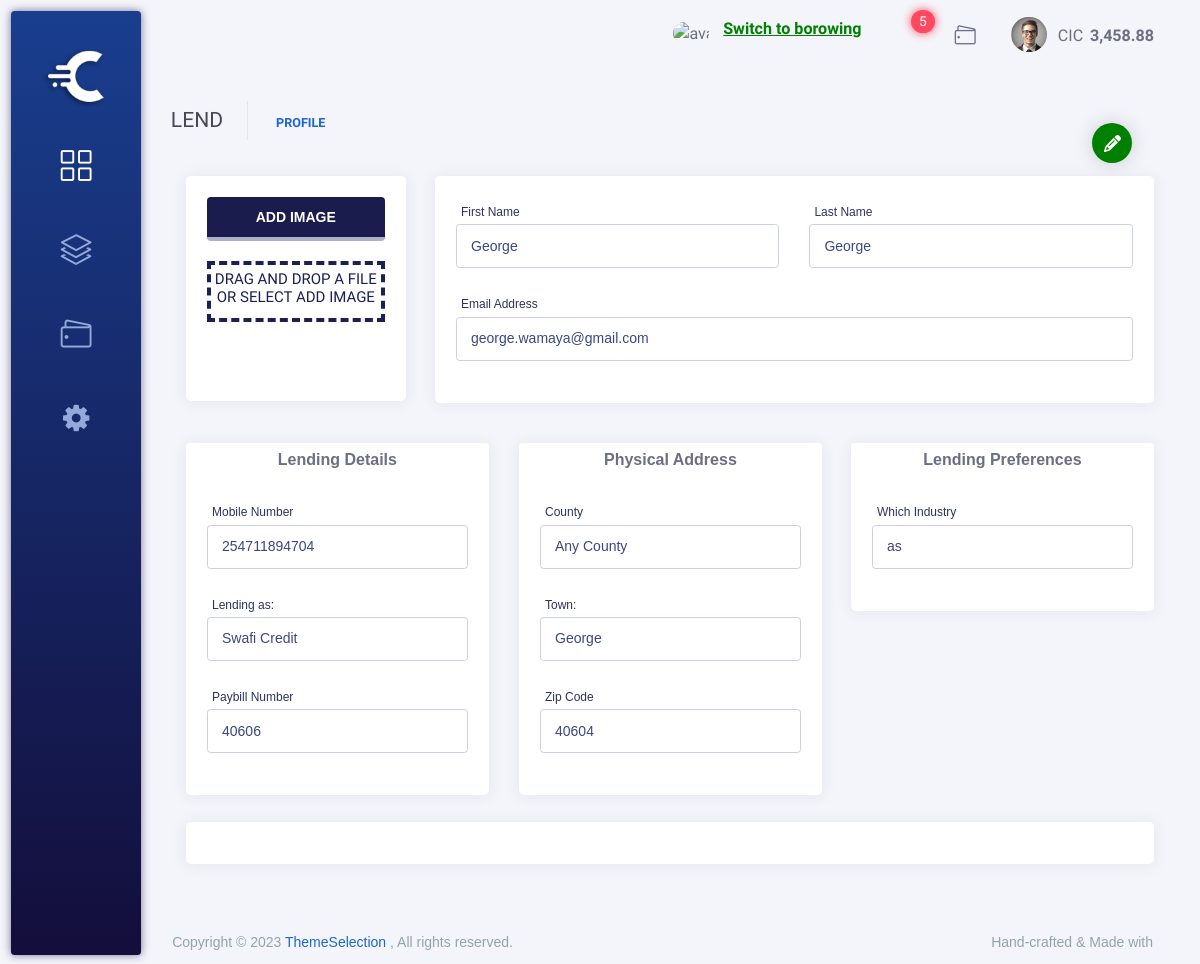
Page /lend/profile (signed in) on the earlier database version.
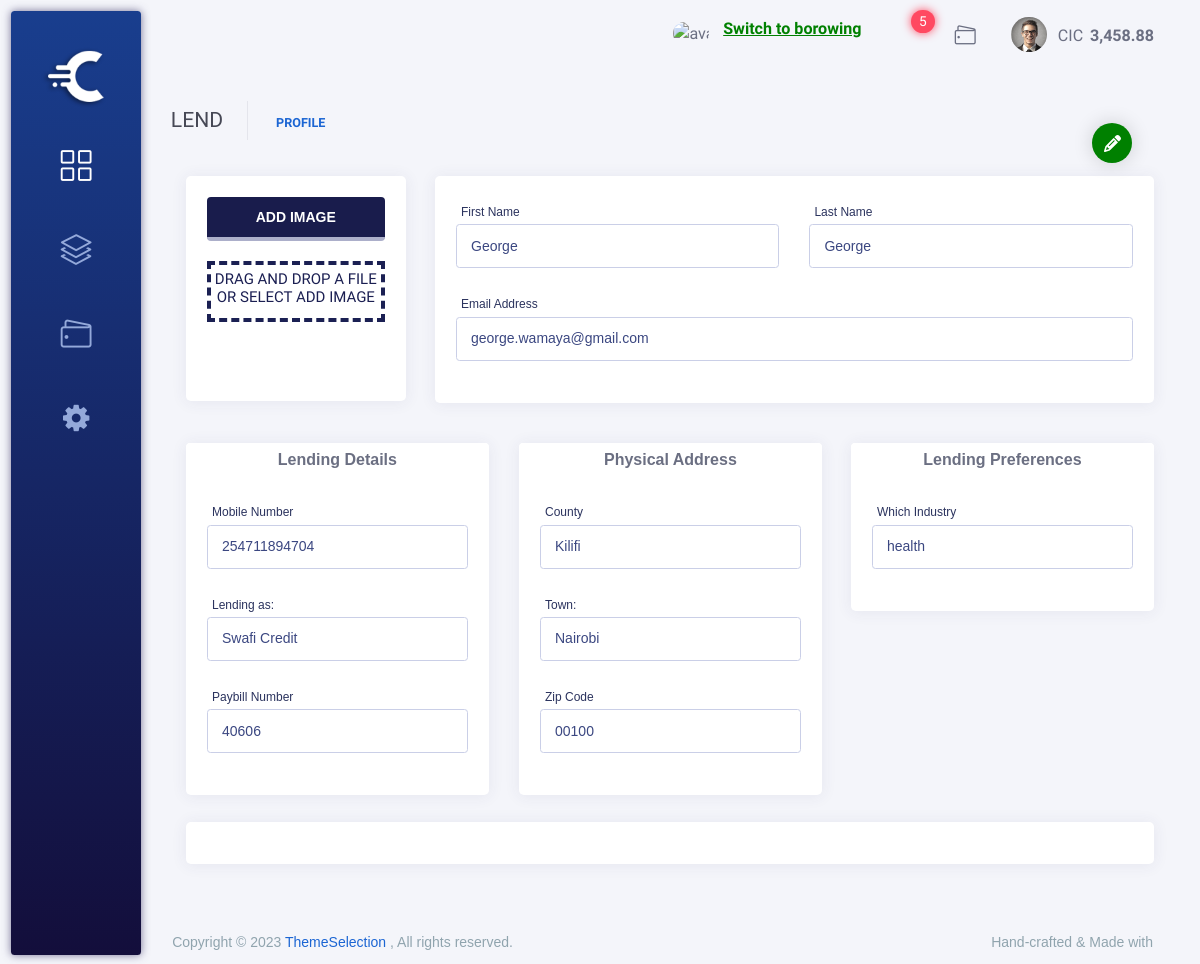
Same page on the later database version.
### users/models.py (models this page shows)
class Profile(models.Model):
    user                      = models.OneToOneField(User, on_delete=models.CASCADE)
    first_name                = models.CharField(max_length=50, null=True, blank=True)
    last_name                 = models.CharField(max_length=50, null=True, blank=True)
    gender                    = models.CharField(max_length=50, null=True, blank=True,choices=[
        ('Male', 'Male'),('Female', 'Female')])
    date_of_birth             = models.DateField(null=True, blank=True)
    email_address             = models.EmailField(null=True, blank=True)
    town                      = models.CharField(max_length=50, null=True, blank=True)
    social_reach              = models.CharField(max_length=50, null=True, blank=True)
    national_id               = models.CharField(max_length=12, null=True, blank=True)

class User(AbstractUser):
    username = None
    msisdn = models.CharField(_('mobile number'), unique=True, max_length=12)
    objects = UserManager()
    USERNAME_FIELD = 'msisdn'
    REQUIRED_FIELDS = []

### lenders/models.py (models this page shows, shortened)
class LenderProfile(models.Model):
    user = models.OneToOneField(User, on_delete=models.CASCADE)
    lending_mobile_no = models.CharField(max_length=12, null=True, blank=True)
    paybillno         = models.CharField(max_length=50, null=True, blank=True)
    brand             = models.CharField(max_length=50, null=True, blank=True)
    zip_code          = models.CharField(max_length=50, null=True, blank=True)
    county            = models.CharField(max_length=50, null=True, blank=True)
    country           = models.CharField(max_length=50, null=True, blank=True,default="Kenya")
    industry          = models.CharField(max_length=50, null=True, blank=True)
    date_created      = models.DateField(auto_now_add=True)
    lending_as        = models.CharField(max_length=50, null=True, blank=True)
    status            = models.CharField(max_length=50, null=True, blank=True,choices=[
        ('Active', 'Active'),
        ('Inactive', 'Inactive'),
        ],default='Inactive')
    class Meta:
        verbose_name = 'Lender Profile'
        verbose_name_plural = 'Lender Profile'

### lenders/views.py (the view, shortened to what this page needs)
# urls.py: path("profile", LenderProfileView.as_view(), name="profile"),
class LenderProfileView(View):
    template_name = 'lenders/profile.html'
    profiles = Profile.objects
    lenders = LenderProfile.objects
    def get(self, request):
        profile = self.profiles.get(user=request.user)
        lender = self.lenders.get(user=request.user)
        context = {
            'user_type' : 'lender',
            'first_name': profile.first_name,
            'last_name' : profile.last_name,
            'mobile_no' : profile.user.msisdn,
            'email'     : profile.email_address,
            'paybillno' : lender.paybillno,
            'brand'     : lender.brand,
            'zip_code'  : lender.zip_code,
            'county'    : lender.county,
            'industry'  : lender.industry,
            'town'      : profile.town
        }
        return render(request, self.template_name,context=context)

### templates/lenders/profile.html (shortened to what this page needs)
{% extends 'base.html' %}
{% load static %}
{% block nav %}
  {% include 'includes/nav.html' %}
{% endblock %}
{% block menu %}
  {% include 'includes/menu.html' %}
{% endblock %}
{% block breadcrumbs %}
  <div class="content-header-left col-md-8 col-12 mb-2 breadcrumb-new">
    <h3 class="content-header-title mb-0 d-inline-block">Lend</h3>
    <div class="row breadcrumbs-top d-inline-block">
      <div class="breadcrumb-wrapper col-12">
        <ol class="breadcrumb">
          <li class="breadcrumb-item" title="Click to visit ">
            <a href="{% url 'lenders:profile' %}">Profile</a>
          </li>
        </ol>
      </div>
    </div>
  </div>
  <div class="content-header-right col-md-4 col-12 d-none d-md-inline-block">
  </div>
{% endblock %}
{% block bodycontent %}
  {% if user_type == "lender" %}
  {% include 'includes/lenderprofile.html' %}
  {% else %}
  {% include 'borrowers/borrowerprofile.html' %}
  {% endif %}
{% endblock %}

### templates/base.html (shortened to what this page needs)
{% load static %}
<!DOCTYPE html>
<html class="loading" lang="en" data-textdirection="ltr">
  <head>
    <link rel="stylesheet" type="text/css" href="{% static '/css/vendors.css' %}">
    <link rel="stylesheet" type="text/css" href="{% static '/css/app.css' %}">
    <link rel="stylesheet" type="text/css" href="{% static '/css/core/menu/menu-types/vertical-compact-menu.css' %}">
    <link rel="stylesheet" type="text/css" href="{% static '/vendors/css/cryptocoins/cryptocoins.css' %}">
    <link rel="stylesheet" type="text/css" href="{% static '/css/pages/timeline.css' %}">
    <link rel="stylesheet" type="text/css" href="{% static '/css/pages/dashboard-ico.css' %}">
    <link rel="stylesheet" type="text/css" href="{% static '/assets/css/style.css' %}">
    <link href='https://unpkg.com/boxicons@2.1.4/dist/boxicons.js' rel='stylesheet'>
    <link href='https://unpkg.com/boxicons@2.1.4/css/boxicons.min.css' rel='stylesheet'>
    <link rel="stylesheet" href="https://cdnjs.cloudflare.com/ajax/libs/font-awesome/4.7.0/css/font-awesome.min.css">
    <link rel="stylesheet" href="https://cdnjs.cloudflare.com/ajax/libs/animate.css/4.1.1/animate.min.css"/>
  </head>
  <body class="vertical-layout vertical-compact-menu 2-columns   menu-expanded fixed-navbar" data-open="click" data-menu="vertical-compact-menu" data-col="2-columns">
    {% block nav %}{% endblock nav %}
   {% block menu %}{% endblock menu %}
   <div class="app-content content">
    <div class="content-wrapper">
      <div class="content-header row">
        {% block breadcrumbs %}{% endblock breadcrumbs %}
      </div>
      <div class="content-body">
        {% block bodycontent %}{% endblock bodycontent %}
      </div>
    </div>
  </div>
   {% include 'includes/footer.html' %}
  </body>
</html>

### templates/includes/nav.html (shortened to what this page needs)
{% load static %}
<nav class="header-navbar navbar-expand-md navbar navbar-with-menu navbar-without-dd-arrow fixed-top navbar-light navbar-bg-color">
  <div class="navbar-wrapper">
    <div class="navbar-container">
      <div class="collapse navbar-collapse" id="navbar-mobile">
        <ul class="nav navbar-nav mr-auto float-left">
          <li class="nav-item d-none d-md-block">
            <a class="nav-link nav-menu-main menu-toggle hidden-xs" href="#"><i class="ft-menu"></i></a>
          </li>
          <li class="nav-item nav-search">
            <a class="nav-link nav-link-search" href="#"><i class="ficon ft-search"></i></a>
            <div class="search-input">
              <input class="input" type="text" placeholder="Explore Dogo Loan..." />
            </div>
          </li>
        </ul>
        <ul class="nav navbar-nav float-right">
          <li class="dropdown dropdown-user nav-item">
            {% if user_type == 'lender' %}
              <a class="dropdown-toggle nav-link dropdown-user-link" href="/borrow" data-toggle="dropdown">
                <span class="avatar avatar-online"><img src="{% static '/images/loanapplication.png' %}" alt="avatar" /></span>
                <span class="mr-1"><span class="user-name text-bold-700" style="
                color: green;
                text-decoration: underline;
                ">Switch to borowing</span></span>
              </a>
            {% endif %}
          </li>
          <li class="dropdown dropdown-notification nav-item">
            <a class="nav-link nav-link-label" href="#" data-toggle="dropdown">
              <i class="ficon ft-bell"></i>
              <span class="badge badge-pill badge-default badge-danger badge-default badge-up badge-glow">5</span>
            </a>
          </li>
          <li class="dropdown dropdown-notification nav-item">
            <a class="nav-link nav-link-label" href="wallet.html"><i class="ficon icon-wallet"></i></a>
          </li>
          <li class="dropdown dropdown-user nav-item">
            <a class="dropdown-toggle nav-link dropdown-user-link" href="#" data-toggle="dropdown">
              <span class="avatar avatar-online"><img src="{% static '/images/portrait/small/avatar-s-1.png' %}" alt="avatar" /></span>
              <span class="mr-1">CIC <span class="user-name text-bold-700">3,458.88</span></span>
            </a>
          </li>
        </ul>
      </div>
    </div>
  </div>
</nav>

### templates/includes/menu.html (shortened to what this page needs)
{% load static %}
<div class="main-menu menu-fixed menu-dark menu-bg-default rounded menu-accordion menu-shadow">
  <div class="main-menu-content">
    <a class="navigation-brand d-none d-md-block d-lg-block d-xl-block" href="{% url 'management:home' %}">
      <img class="brand-logo" alt="CryptoDash admin logo" src="{% static '/images/logo/logo.png' %}"/></a>
    <ul class="navigation navigation-main" id="main-menu-navigation" data-menu="menu-navigation">
      {% if user_type == 'lender' %}
      <li class="active"><a href="{% url 'lenders:lender_dashboard' %}"><i class="icon-grid"></i><span class="menu-title" data-i18n="">Dashboard</span></a>
      </li>
      <li class=" nav-item"><a href="{% url 'lenders:lend' %}"><i class="icon-layers"></i><span class="menu-title" data-i18n="">New Requests</span></a>
      </li>
      <li class=" nav-item"><a href="{% url 'lenders:lender_wallet' %}"><i class="icon-wallet"></i><span class="menu-title" data-i18n="">Wallet</span></a>
      </li>
      <li class=" nav-item">
        <a href="{% url 'lenders:lender_settings' %}">
        <i class="fa fa-cog" aria-hidden="true"></i>
      </a>
      </li>
      {% elif user_type == 'borrower'%}
      <li class="active"><a href="{% url 'clients:home' %}"><i class="icon-home"></i><span class="menu-title" data-i18n="">Dashboard</span></a>
      </li>
      <li class="active"><a href="{% url 'management:home' %}"><i class='bx bx-send'></i><span class="menu-title" data-i18n="">My Credit Data</span></a>
      </li>
      {% else %}
      agent
      {% endif %}
    </ul>
  </div>
</div>

### templates/includes/lenderprofile.html (shortened to what this page needs)
{% load static %}
<div class="user_details_edit" style="padding: 0px 15px;">
    <div class="row sticky_container">
      <div class="col-12">
        <div class="card-body animate__animated animate__fadeInLeftBig"
        style="justify-content: flex-end;display: flex;position: fixed;z-index: 1;float: right;align-content: space-between;align-items: center;/* bottom: 27px; */right: 47px;top: 102px;">
          <button class="edit-button" id="edit_user" type="button">
          </button>
        </div>
      </div>
    </div>
    <form action="" method="post" id="lenderInfo">
    <div class="row">
      <div class="col-md-3 file_upload">
        <div class="card">
          <div class="card-body imageuplaod" style="height: 225px;text-align: center;">
            <div class="file-upload-wrapper">
              <div class="file-upload">
                <button class="file-upload-btn" type="button" onclick="$('.file-upload-input').trigger( 'click' )">Add Image</button>
                <div class="image-upload-wrap">
                  <div class="drag-text">
                    <h3>Drag and drop a file or select add Image</h3>
                  </div>
                </div>
              </div>
            </div>
          </div>
        </div>
      </div>
      <div class="col-md-9 names">
        <div class="card">
          <div class="card-body">
            <div class="row">
              <div class="col-md-6">
                <div class="form-group">
                  <label for="firstName">First Name</label>
                  <input required name = "first_name"  type="text" class="form-control" id="firstName" placeholder="Enter first name"
                  value="{{first_name}}">
                </div>
              </div>
              <div class="col-md-6">
                <div class="form-group">
                  <label for="lastName">Last Name</label>
                  <input type="text" required name = "last_name"  class="form-control" id="lastName" placeholder="Enter last name" value="{{first_name}}">
                </div>
              </div>
            </div>
            <div class="form-group">
              <label for="email">Email Address</label>
              <input type="email" required name = "email"  class="form-control" id="email" placeholder="Enter email" value="{{email}}">
            </div>
          </div>
        </div>
      </div>
    </div>
    <div class="row">
      <div class="col-md-4 col-12">
        <div class="card">
          <div class="card-header mt-1"> Lending Details </div>
          <div class="card-body">
              <div class="form-group">
                <label for="mobile">Mobile Number</label>
                <input  required name = "mobile_number" value="{{mobile_no}}"  type="lending_mobile_no" class="form-control" id="mobile" placeholder="Enter mobile number">
              </div>
              <div class="form-group">
                <label for="mobile">Lending as:</label>
                <input required name =  'brand' value="{{brand}}" type="text" class="form-control" id="lending_name" placeholder="Enter mobile lending name">
              </div>
              <div class="form-group">
                <label for="paybil">Paybill Number</label>
                <input required name =  'paybillno' value={{paybillno}} type="text" class="form-control" id="paybil" placeholder="Enter Paybill number">
              </div>
          </div>
        </div>
      </div>
      <div class="col-md-4 col-12">
        <div class="card">
          <div class="card-header mt-1"> Physical Address </div>
          <div class="card-body">
              <div class="form-group">
                <label for="mobile">County</label>
                <input required name = "county"  value="{{county}}" type="lending_mobile_no" class="form-control" id="mobile" placeholder="Enter your current county">
              </div>
              <div class="form-group">
                <label for="mobile">Town:</label>
                <input required name =  'town' value="{{town}}" type="text" class="form-control" id="lending_name" placeholder="Enteryour current town">
              </div>
              <div class="form-group">
                <label for="paybil">Zip Code</label>
                <input required name =  'zip_code' value="{{zip_code}}"   type="text" class="form-control" id="paybil" placeholder="Enter your zip code">
              </div>
          </div>
        </div>
      </div>
      <div class="col-md-4 col-12">
        <div class="card">
          <div class="card-header mt-1"> Lending Preferences </div>
          <div class="card-body">
              <div class="form-group">
                <label for="mobile">Which Industry</label>
                <input  required name =   "industry" value="{{industry}}"  type="lending_mobile_no" class="form-control" id="mobile" placeholder="Enter prefered industry">
              </div>
          </div>
        </div>
      </div>
    </div>
    <div class="row">
      <div class="col-12">
        <div class="card">
          <div class="card-body">
          </div>
        </div>
      </div>
    </div>
  </form>
</div>

### templates/includes/footer.html (shortened to what this page needs)
<footer class="footer footer-static footer-transparent">
    <p class="clearfix blue-grey lighten-2 text-sm-center mb-0 px-2"><span class="float-md-left d-block d-md-inline-block">Copyright  &copy;  <a class="text-bold-800 grey darken-2" href="https://themeselection.com/" target="_blank">ThemeSelection </a>, All rights reserved. </span><span class="float-md-right d-block d-md-inline-blockd-none d-lg-block">Hand-crafted & Made with <i class="ft-heart pink"></i></span></p>
  </footer>

Differences in the rows shown:
changed Profile "George": town "George" → "Nairobi"
changed LenderProfile "Swafi Credit": county "Any County" → "Kilifi"; zip_code "40604" → "00100"; industry "as" → "health"
